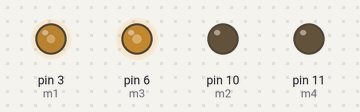
A sketch run on a simulated Arduino Uno, built with avr-gcc and run on an emulated ATmega328P. Parts: output pins drawn as LEDs (lit = HIGH).

Above: at 0.05 s.
At 4.0 s:
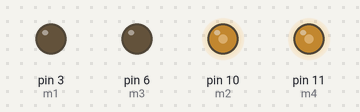
Timing chart, 0 to 5.2 s (numbered marks = the images above):
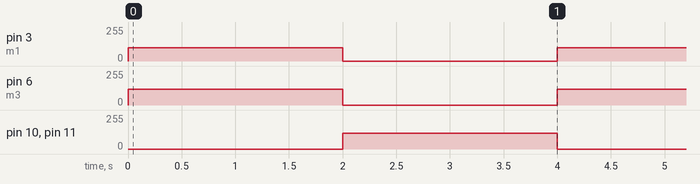

Measured:
- by itself, pin 3 (m1): alternates 100/255 for 2.0 s and 0/255 for 2.0 s
- by itself, pin 6 (m3), pin 10 (m2), pin 11 (m4): alternates 120/255 for 2.0 s and 0/255 for 2.0 s

The sketch:

sketch_jan20b.ino
```cpp
int trigpin=8;
int echopin=9;
long duration,distance;
int m1=3,m2=10,m3=6,m4=11;
int dly=200;
void setup()
{
  pinMode(m1,OUTPUT);
  pinMode(m2,OUTPUT);
  pinMode(m3,OUTPUT);
  pinMode(m4,OUTPUT);
  Serial.begin(9600);
  pinMode(trigpin,OUTPUT);
  pinMode(echopin,INPUT);


}
void loop()
{
  analogWrite(m1,100);
  analogWrite(m2,0);
  analogWrite(m3,120);
  analogWrite(m4,0);
  delay(2000);
  analogWrite(m1,0);
  analogWrite(m2,120);
  analogWrite(m3,0);
  analogWrite(m4,120);
  delay(2000);
}
```
